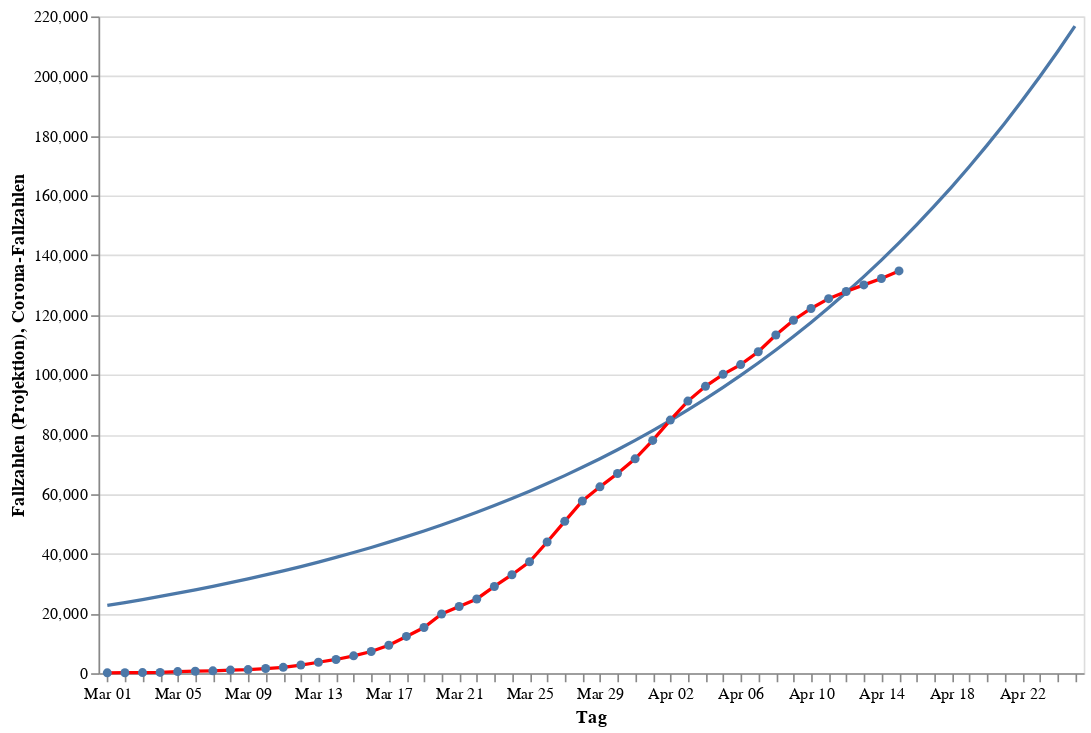

Notebook source saved alongside this figure:
### Code cell
infections_chart = alt.Chart(data).mark_line(point=True, color="red").encode(
    alt.X("monthdate(day):O", title="Tag"),
    alt.Y("cases:Q", title="Corona-Fallzahlen"))
projection_chart = alt.Chart(projection_data).mark_line(point=False).encode(
    alt.X("monthdate(day):O", title="Tag"),
    alt.Y("curve:Q", title="Fallzahlen (Projektion)"))
(projection_chart + infections_chart).properties(width=600, height=400)

### Figure 1 — Vega-Lite specification as saved in the notebook (floating-point values rounded to 4 significant figures)
{"config": {"view": {"continuousWidth": 400, "continuousHeight": 300}}, "layer": [{"data": {"name": "data-f6e3d67986a8734f22040f5dd3cfc6b6"}, "mark": {"type": "line", "point": false}, "encoding": {"x": {"type": "ordinal", "field": "day", "timeUnit": "monthdate", "title": "Tag"}, "y": {"type": "quantitative", "field": "curve", "title": "Fallzahlen (Projektion)"}}}, {"data": {"name": "data-714fd32632a5324f163380737a45d38f"}, "mark": {"type": "line", "color": "red", "point": true}, "encoding": {"x": {"type": "ordinal", "field": "day", "timeUnit": "monthdate", "title": "Tag"}, "y": {"type": "quantitative", "field": "cases", "title": "Corona-Fallzahlen"}}}], "height": 400, "width": 600, "$schema": "https://vega.github.io/schema/vega-lite/v4.0.2.json", "datasets": {"data-f6e3d67986a8734f22040f5dd3cfc6b6": [{"day": "2020-03-01T00:00:00", "curve": 22730.0}, {"day": "2020-03-02T00:00:00", "curve": 23680.0}, {"day": "2020-03-03T00:00:00", "curve": 24680.0}, {"day": "2020-03-04T00:00:00", "curve": 25710.0}, {"day": "2020-03-05T00:00:00", "curve": 26800.0}, {"day": "2020-03-06T00:00:00", "curve": 27920.0}, {"day": "2020-03-07T00:00:00", "curve": 29090.0}, {"day": "2020-03-08T00:00:00", "curve": 30310.0}, {"day": "2020-03-09T00:00:00", "curve": 31590.0}, {"day": "2020-03-10T00:00:00", "curve": 32910.0}, {"day": "2020-03-11T00:00:00", "curve": 34300.0}, {"day": "2020-03-12T00:00:00", "curve": 35740.0}, {"day": "2020-03-13T00:00:00", "curve": 37240.0}, {"day": "2020-03-14T00:00:00", "curve": 38800.0}, {"day": "2020-03-15T00:00:00", "curve": 40430.0}, {"day": "2020-03-16T00:00:00", "curve": 42120.0}, {"day": "2020-03-17T00:00:00", "curve": 43890.0}, {"day": "2020-03-18T00:00:00", "curve": 45730.0}, {"day": "2020-03-19T00:00:00", "curve": 47650.0}, {"day": "2020-03-20T00:00:00", "curve": 49650.0}, {"day": "2020-03-21T00:00:00", "curve": 51730.0}, {"day": "2020-03-22T00:00:00", "curve": 53900.0}, {"day": "2020-03-23T00:00:00", "curve": 56160.0}, {"day": "2020-03-24T00:00:00", "curve": 58520.0}, {"day": "2020-03-25T00:00:00", "curve": 60970.0}, {"day": "2020-03-26T00:00:00", "curve": 63520.0}, {"day": "2020-03-27T00:00:00", "curve": 66190.0}, {"day": "2020-03-28T00:00:00", "curve": 68960.0}, {"day": "2020-03-29T00:00:00", "curve": 71850.0}, {"day": "2020-03-30T00:00:00", "curve": 74860.0}, {"day": "2020-03-31T00:00:00", "curve": 77990.0}, {"day": "2020-04-01T00:00:00", "curve": 81260.0}, {"day": "2020-04-02T00:00:00", "curve": 84660.0}, {"day": "2020-04-03T00:00:00", "curve": 88200.0}, {"day": "2020-04-04T00:00:00", "curve": 91890.0}, {"day": "2020-04-05T00:00:00", "curve": 95740.0}, {"day": "2020-04-06T00:00:00", "curve": 99740.0}, {"day": "2020-04-07T00:00:00", "curve": 103900.0}, {"day": "2020-04-08T00:00:00", "curve": 108300.0}, {"day": "2020-04-09T00:00:00", "curve": 112800.0}, {"day": "2020-04-10T00:00:00", "curve": 117500.0}, {"day": "2020-04-11T00:00:00", "curve": 122400.0}, {"day": "2020-04-12T00:00:00", "curve": 127500.0}, {"day": "2020-04-13T00:00:00", "curve": 132800.0}, {"day": "2020-04-14T00:00:00", "curve": 138400.0}, {"day": "2020-04-15T00:00:00", "curve": 144100.0}, {"day": "2020-04-16T00:00:00", "curve": 150200.0}, {"day": "2020-04-17T00:00:00", "curve": 156400.0}, {"day": "2020-04-18T00:00:00", "curve": 162900.0}, {"day": "2020-04-19T00:00:00", "curve": 169700.0}, {"day": "2020-04-20T00:00:00", "curve": 176800.0}, {"day": "2020-04-21T00:00:00", "curve": 184100.0}, {"day": "2020-04-22T00:00:00", "curve": 191800.0}, {"day": "2020-04-23T00:00:00", "curve": 199800.0}, {"day": "2020-04-24T00:00:00", "curve": 208100.0}, {"day": "2020-04-25T00:00:00", "curve": 216700.0}], "data-714fd32632a5324f163380737a45d38f": [{"day": "2020-03-01T00:00:00", "cases": 130}, {"day": "2020-03-02T00:00:00", "cases": 165}, {"day": "2020-03-03T00:00:00", "cases": 203}, {"day": "2020-03-04T00:00:00", "cases": 262}, {"day": "2020-03-05T00:00:00", "cases": 545}, {"day": "2020-03-06T00:00:00", "cases": 670}, {"day": "2020-03-07T00:00:00", "cases": 800}, {"day": "2020-03-08T00:00:00", "cases": 1040}, {"day": "2020-03-09T00:00:00", "cases": 1224}, {"day": "2020-03-10T00:00:00", "cases": 1565}, {"day": "2020-03-11T00:00:00", "cases": 1966}, {"day": "2020-03-12T00:00:00", "cases": 2745}, {"day": "2020-03-13T00:00:00", "cases": 3675}, {"day": "2020-03-14T00:00:00", "cases": 4599}, {"day": "2020-03-15T00:00:00", "cases": 5813}, {"day": "2020-03-16T00:00:00", "cases": 7272}, {"day": "2020-03-17T00:00:00", "cases": 9367}, {"day": "2020-03-18T00:00:00", "cases": 12327}, {"day": "2020-03-19T00:00:00", "cases": 15320}, {"day": "2020-03-20T00:00:00", "cases": 19848}, {"day": "2020-03-21T00:00:00", "cases": 22364}, {"day": "2020-03-22T00:00:00", "cases": 24873}, {"day": "2020-03-23T00:00:00", "cases": 29056}, {"day": "2020-03-24T00:00:00", "cases": 32991}, {"day": "2020-03-25T00:00:00", "cases": 37323}, {"day": "2020-03-26T00:00:00", "cases": 43938}, {"day": "2020-03-27T00:00:00", "cases": 50871}, {"day": "2020-03-28T00:00:00", "cases": 57695}, {"day": "2020-03-29T00:00:00", "cases": 62435}, {"day": "2020-03-30T00:00:00", "cases": 66885}, {"day": "2020-03-31T00:00:00", "cases": 71808}, {"day": "2020-04-01T00:00:00", "cases": 77981}, {"day": "2020-04-02T00:00:00", "cases": 84794}, {"day": "2020-04-03T00:00:00", "cases": 91159}, {"day": "2020-04-04T00:00:00", "cases": 96092}, {"day": "2020-04-05T00:00:00", "cases": 100123}, {"day": "2020-04-06T00:00:00", "cases": 103375}, {"day": "2020-04-07T00:00:00", "cases": 107663}, {"day": "2020-04-08T00:00:00", "cases": 113296}, {"day": "2020-04-09T00:00:00", "cases": 118235}, {"day": "2020-04-10T00:00:00", "cases": 122171}, {"day": "2020-04-11T00:00:00", "cases": 125452}, {"day": "2020-04-12T00:00:00", "cases": 127854}, {"day": "2020-04-13T00:00:00", "cases": 130072}, {"day": "2020-04-14T00:00:00", "cases": 132210}, {"day": "2020-04-15T00:00:00", "cases": 134753}]}}
